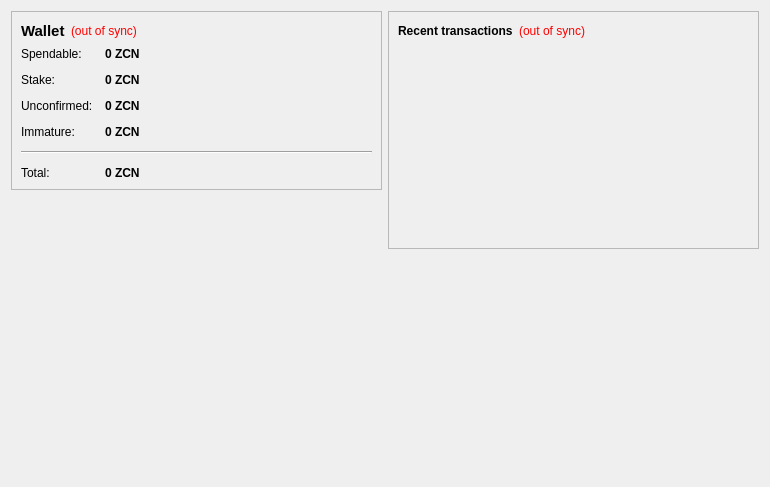
<?xml version="1.0" encoding="UTF-8"?>
<ui version="4.0">
 <class>OverviewPage</class>
 <widget class="QWidget" name="OverviewPage">
  <property name="geometry">
   <rect>
    <x>0</x>
    <y>0</y>
    <width>770</width>
    <height>487</height>
   </rect>
  </property>
  <property name="windowTitle">
   <string>Form</string>
  </property>
  <layout class="QHBoxLayout" name="horizontalLayout" stretch="1,1">
   <item>
    <layout class="QVBoxLayout" name="verticalLayout_2">
     <item>
      <widget class="QFrame" name="frame">
       <property name="frameShape">
        <enum>QFrame::StyledPanel</enum>
       </property>
       <property name="frameShadow">
        <enum>QFrame::Raised</enum>
       </property>
       <layout class="QVBoxLayout" name="verticalLayout_4">
        <item>
         <layout class="QHBoxLayout" name="horizontalLayout_4">
          <item>
           <widget class="QLabel" name="label_5">
            <property name="font">
             <font>
              <pointsize>11</pointsize>
              <weight>75</weight>
              <bold>true</bold>
             </font>
            </property>
            <property name="text">
             <string>Wallet</string>
            </property>
           </widget>
          </item>
          <item>
           <widget class="QLabel" name="labelWalletStatus">
            <property name="toolTip">
             <string>The displayed information may be out of date. Your wallet automatically synchronizes with the ZoinCoin network after a connection is established, but this process has not completed yet.</string>
            </property>
            <property name="styleSheet">
             <string notr="true">QLabel { color: red; }</string>
            </property>
            <property name="text">
             <string notr="true">(out of sync)</string>
            </property>
            <property name="alignment">
             <set>Qt::AlignLeading|Qt::AlignLeft|Qt::AlignVCenter</set>
            </property>
           </widget>
          </item>
          <item>
           <spacer name="horizontalSpacer_2">
            <property name="orientation">
             <enum>Qt::Horizontal</enum>
            </property>
            <property name="sizeHint" stdset="0">
             <size>
              <width>40</width>
              <height>20</height>
             </size>
            </property>
           </spacer>
          </item>
         </layout>
        </item>
        <item>
         <layout class="QFormLayout" name="formLayout_2">
          <property name="fieldGrowthPolicy">
           <enum>QFormLayout::AllNonFixedFieldsGrow</enum>
          </property>
          <property name="horizontalSpacing">
           <number>12</number>
          </property>
          <property name="verticalSpacing">
           <number>12</number>
          </property>
          <item row="0" column="0">
           <widget class="QLabel" name="label">
            <property name="text">
             <string>Spendable:</string>
            </property>
           </widget>
          </item>
          <item row="0" column="1">
           <widget class="QLabel" name="labelBalance">
            <property name="font">
             <font>
              <weight>75</weight>
              <bold>true</bold>
             </font>
            </property>
            <property name="cursor">
             <cursorShape>IBeamCursor</cursorShape>
            </property>
            <property name="toolTip">
             <string>Your current spendable balance</string>
            </property>
            <property name="text">
             <string notr="true">0 ZCN</string>
            </property>
            <property name="textInteractionFlags">
             <set>Qt::LinksAccessibleByMouse|Qt::TextSelectableByKeyboard|Qt::TextSelectableByMouse</set>
            </property>
           </widget>
          </item>
          <item row="1" column="0">
           <widget class="QLabel" name="label_6">
            <property name="text">
             <string>Stake:</string>
            </property>
           </widget>
          </item>
          <item row="1" column="1">
           <widget class="QLabel" name="labelStake">
            <property name="font">
             <font>
              <weight>75</weight>
              <bold>true</bold>
             </font>
            </property>
            <property name="cursor">
             <cursorShape>IBeamCursor</cursorShape>
            </property>
            <property name="toolTip">
             <string>Total of coins that was staked, and do not yet count toward the current balance</string>
            </property>
            <property name="text">
             <string notr="true">0 ZCN</string>
            </property>
            <property name="textInteractionFlags">
             <set>Qt::LinksAccessibleByMouse|Qt::TextSelectableByKeyboard|Qt::TextSelectableByMouse</set>
            </property>
           </widget>
          </item>
          <item row="2" column="0">
           <widget class="QLabel" name="label_3">
            <property name="text">
             <string>Unconfirmed:</string>
            </property>
           </widget>
          </item>
          <item row="2" column="1">
           <widget class="QLabel" name="labelUnconfirmed">
            <property name="font">
             <font>
              <weight>75</weight>
              <bold>true</bold>
             </font>
            </property>
            <property name="cursor">
             <cursorShape>IBeamCursor</cursorShape>
            </property>
            <property name="toolTip">
             <string>Total of transactions that have yet to be confirmed, and do not yet count toward the current balance</string>
            </property>
            <property name="text">
             <string notr="true">0 ZCN</string>
            </property>
            <property name="textInteractionFlags">
             <set>Qt::LinksAccessibleByMouse|Qt::TextSelectableByKeyboard|Qt::TextSelectableByMouse</set>
            </property>
           </widget>
          </item>
          <item row="3" column="0">
           <widget class="QLabel" name="labelImmatureText">
            <property name="text">
             <string>Immature:</string>
            </property>
           </widget>
          </item>
          <item row="3" column="1">
           <widget class="QLabel" name="labelImmature">
            <property name="font">
             <font>
              <weight>75</weight>
              <bold>true</bold>
             </font>
            </property>
            <property name="toolTip">
             <string>Mined balance that has not yet matured</string>
            </property>
            <property name="text">
             <string notr="true">0 ZCN</string>
            </property>
            <property name="textInteractionFlags">
             <set>Qt::LinksAccessibleByMouse|Qt::TextSelectableByKeyboard|Qt::TextSelectableByMouse</set>
            </property>
           </widget>
          </item>
          <item row="4" column="0" colspan="2">
           <widget class="Line" name="line">
            <property name="orientation">
             <enum>Qt::Horizontal</enum>
            </property>
           </widget>
          </item>
          <item row="5" column="0">
           <widget class="QLabel" name="labelTotalText">
            <property name="text">
             <string>Total:</string>
            </property>
           </widget>
          </item>
          <item row="5" column="1">
           <widget class="QLabel" name="labelTotal">
            <property name="font">
             <font>
              <weight>75</weight>
              <bold>true</bold>
             </font>
            </property>
            <property name="cursor">
             <cursorShape>IBeamCursor</cursorShape>
            </property>
            <property name="toolTip">
             <string>Your current total balance</string>
            </property>
            <property name="text">
             <string notr="true">0 ZCN</string>
            </property>
            <property name="textInteractionFlags">
             <set>Qt::LinksAccessibleByMouse|Qt::TextSelectableByKeyboard|Qt::TextSelectableByMouse</set>
            </property>
           </widget>
          </item>
         </layout>
        </item>
       </layout>
      </widget>
     </item>
     <item>
      <spacer name="verticalSpacer">
       <property name="orientation">
        <enum>Qt::Vertical</enum>
       </property>
       <property name="sizeHint" stdset="0">
        <size>
         <width>20</width>
         <height>40</height>
        </size>
       </property>
      </spacer>
     </item>
     <item>
      <widget class="QLabel" name="label_2">
       <property name="autoFillBackground">
        <bool>true</bool>
       </property>
       <property name="text">
        <string/>
       </property>
       <property name="pixmap">
        <pixmap>:/icons/drmbg</pixmap>
       </property>
       <property name="scaledContents">
        <bool>false</bool>
       </property>
       <property name="margin">
        <number>0</number>
       </property>
      </widget>
     </item>
    </layout>
   </item>
   <item>
    <layout class="QVBoxLayout" name="verticalLayout_3">
     <item>
      <widget class="QFrame" name="frame_2">
       <property name="frameShape">
        <enum>QFrame::StyledPanel</enum>
       </property>
       <property name="frameShadow">
        <enum>QFrame::Raised</enum>
       </property>
       <layout class="QVBoxLayout" name="verticalLayout">
        <item>
         <layout class="QHBoxLayout" name="horizontalLayout_2">
          <item>
           <widget class="QLabel" name="label_4">
            <property name="text">
             <string>&lt;b&gt;Recent transactions&lt;/b&gt;</string>
            </property>
           </widget>
          </item>
          <item>
           <widget class="QLabel" name="labelTransactionsStatus">
            <property name="toolTip">
             <string>The displayed information may be out of date. Your wallet automatically synchronizes with the ZoinCoin network after a connection is established, but this process has not completed yet.</string>
            </property>
            <property name="styleSheet">
             <string notr="true">QLabel { color: red; }</string>
            </property>
            <property name="text">
             <string notr="true">(out of sync)</string>
            </property>
            <property name="alignment">
             <set>Qt::AlignRight|Qt::AlignTrailing|Qt::AlignVCenter</set>
            </property>
           </widget>
          </item>
          <item>
           <spacer name="horizontalSpacer">
            <property name="orientation">
             <enum>Qt::Horizontal</enum>
            </property>
            <property name="sizeHint" stdset="0">
             <size>
              <width>40</width>
              <height>20</height>
             </size>
            </property>
           </spacer>
          </item>
         </layout>
        </item>
        <item>
         <widget class="QListView" name="listTransactions">
          <property name="styleSheet">
           <string notr="true">QListView { background: transparent; }</string>
          </property>
          <property name="frameShape">
           <enum>QFrame::NoFrame</enum>
          </property>
          <property name="verticalScrollBarPolicy">
           <enum>Qt::ScrollBarAlwaysOff</enum>
          </property>
          <property name="horizontalScrollBarPolicy">
           <enum>Qt::ScrollBarAlwaysOff</enum>
          </property>
          <property name="selectionMode">
           <enum>QAbstractItemView::NoSelection</enum>
          </property>
         </widget>
        </item>
       </layout>
      </widget>
     </item>
     <item>
      <spacer name="verticalSpacer_2">
       <property name="orientation">
        <enum>Qt::Vertical</enum>
       </property>
       <property name="sizeHint" stdset="0">
        <size>
         <width>20</width>
         <height>40</height>
        </size>
       </property>
      </spacer>
     </item>
    </layout>
   </item>
  </layout>
 </widget>
 <resources/>
 <connections/>
</ui>
